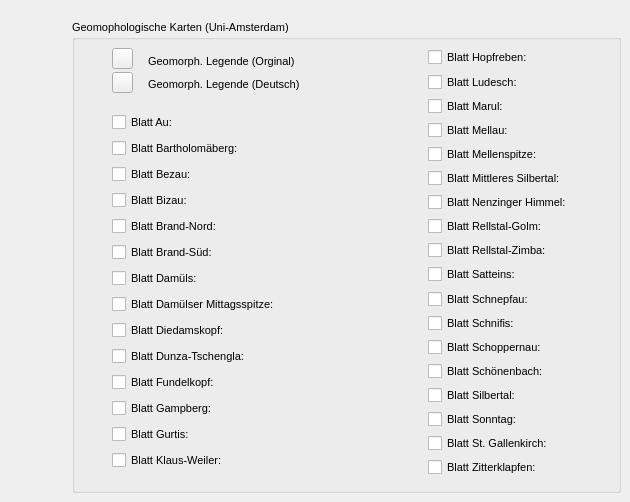
   <widget class="QWidget" name="tab_5">
    <attribute name="title">
     <string>Geomorphologische Karten (Uni Amsterdam)</string>
    </attribute>
    <widget class="QGroupBox" name="groupBox_11">
     <property name="geometry">
      <rect>
       <x>72</x>
       <y>20</y>
       <width>549</width>
       <height>473</height>
      </rect>
     </property>
     <property name="font">
      <font>
       <pointsize>8</pointsize>
      </font>
     </property>
     <property name="title">
      <string>Geomophologische Karten (Uni-Amsterdam)</string>
     </property>
     <widget class="QWidget" name="layoutWidget">
      <property name="geometry">
       <rect>
        <x>356</x>
        <y>28</y>
        <width>164</width>
        <height>428</height>
       </rect>
      </property>
      <layout class="QVBoxLayout" name="verticalLayout_6">
       <item>
        <widget class="QCheckBox" name="checkBox_122">
         <property name="font">
          <font>
           <pointsize>8</pointsize>
          </font>
         </property>
         <property name="text">
          <string>Blatt Hopfreben:</string>
         </property>
         <attribute name="buttonGroup">
          <string>checkButtonsGroup5</string>
         </attribute>
        </widget>
       </item>
       <item>
        <widget class="QCheckBox" name="checkBox_123">
         <property name="font">
          <font>
           <pointsize>8</pointsize>
          </font>
         </property>
         <property name="text">
          <string>Blatt Ludesch:</string>
         </property>
         <attribute name="buttonGroup">
          <string>checkButtonsGroup5</string>
         </attribute>
        </widget>
       </item>
       <item>
        <widget class="QCheckBox" name="checkBox_124">
         <property name="font">
          <font>
           <pointsize>8</pointsize>
          </font>
         </property>
         <property name="text">
          <string>Blatt Marul:</string>
         </property>
         <attribute name="buttonGroup">
          <string>checkButtonsGroup5</string>
         </attribute>
        </widget>
       </item>
       <item>
        <widget class="QCheckBox" name="checkBox_125">
         <property name="font">
          <font>
           <pointsize>8</pointsize>
          </font>
         </property>
         <property name="text">
          <string>Blatt Mellau:</string>
         </property>
         <attribute name="buttonGroup">
          <string>checkButtonsGroup5</string>
         </attribute>
        </widget>
       </item>
       <item>
        <widget class="QCheckBox" name="checkBox_126">
         <property name="font">
          <font>
           <pointsize>8</pointsize>
          </font>
         </property>
         <property name="text">
          <string>Blatt Mellenspitze:</string>
         </property>
         <attribute name="buttonGroup">
          <string>checkButtonsGroup5</string>
         </attribute>
        </widget>
       </item>
       <item>
        <widget class="QCheckBox" name="checkBox_127">
         <property name="font">
          <font>
           <pointsize>8</pointsize>
          </font>
         </property>
         <property name="text">
          <string>Blatt Mittleres Silbertal:</string>
         </property>
         <attribute name="buttonGroup">
          <string>checkButtonsGroup5</string>
         </attribute>
        </widget>
       </item>
       <item>
        <widget class="QCheckBox" name="checkBox_128">
         <property name="font">
          <font>
           <pointsize>8</pointsize>
          </font>
         </property>
         <property name="text">
          <string>Blatt Nenzinger Himmel:</string>
         </property>
         <attribute name="buttonGroup">
          <string>checkButtonsGroup5</string>
         </attribute>
        </widget>
       </item>
       <item>
        <widget class="QCheckBox" name="checkBox_129">
         <property name="font">
          <font>
           <pointsize>8</pointsize>
          </font>
         </property>
         <property name="text">
          <string>Blatt Rellstal-Golm:</string>
         </property>
         <attribute name="buttonGroup">
          <string>checkButtonsGroup5</string>
         </attribute>
        </widget>
       </item>
       <item>
        <widget class="QCheckBox" name="checkBox_130">
         <property name="font">
          <font>
           <pointsize>8</pointsize>
          </font>
         </property>
         <property name="text">
          <string>Blatt Rellstal-Zimba:</string>
         </property>
         <attribute name="buttonGroup">
          <string>checkButtonsGroup5</string>
         </attribute>
        </widget>
       </item>
       <item>
        <widget class="QCheckBox" name="checkBox_131">
         <property name="font">
          <font>
           <pointsize>8</pointsize>
          </font>
         </property>
         <property name="text">
          <string>Blatt Satteins:</string>
         </property>
         <attribute name="buttonGroup">
          <string>checkButtonsGroup5</string>
         </attribute>
        </widget>
       </item>
       <item>
        <widget class="QCheckBox" name="checkBox_132">
         <property name="font">
          <font>
           <pointsize>8</pointsize>
          </font>
         </property>
         <property name="text">
          <string>Blatt Schnepfau:</string>
         </property>
         <attribute name="buttonGroup">
          <string>checkButtonsGroup5</string>
         </attribute>
        </widget>
       </item>
       <item>
        <widget class="QCheckBox" name="checkBox_133">
         <property name="font">
          <font>
           <pointsize>8</pointsize>
          </font>
         </property>
         <property name="text">
          <string>Blatt Schnifis:</string>
         </property>
         <attribute name="buttonGroup">
          <string>checkButtonsGroup5</string>
         </attribute>
        </widget>
       </item>
       <item>
        <widget class="QCheckBox" name="checkBox_134">
         <property name="font">
          <font>
           <pointsize>8</pointsize>
          </font>
         </property>
         <property name="text">
          <string>Blatt Schoppernau:</string>
         </property>
         <attribute name="buttonGroup">
          <string>checkButtonsGroup5</string>
         </attribute>
        </widget>
       </item>
       <item>
        <widget class="QCheckBox" name="checkBox_135">
         <property name="font">
          <font>
           <pointsize>8</pointsize>
          </font>
         </property>
         <property name="text">
          <string>Blatt Schönenbach:</string>
         </property>
         <attribute name="buttonGroup">
          <string>checkButtonsGroup5</string>
         </attribute>
        </widget>
       </item>
       <item>
        <widget class="QCheckBox" name="checkBox_136">
         <property name="font">
          <font>
           <pointsize>8</pointsize>
          </font>
         </property>
         <property name="text">
          <string>Blatt Silbertal:</string>
         </property>
         <attribute name="buttonGroup">
          <string>checkButtonsGroup5</string>
         </attribute>
        </widget>
       </item>
       <item>
        <widget class="QCheckBox" name="checkBox_137">
         <property name="font">
          <font>
           <pointsize>8</pointsize>
          </font>
         </property>
         <property name="text">
          <string>Blatt Sonntag:</string>
         </property>
         <attribute name="buttonGroup">
          <string>checkButtonsGroup5</string>
         </attribute>
        </widget>
       </item>
       <item>
        <widget class="QCheckBox" name="checkBox_138">
         <property name="font">
          <font>
           <pointsize>8</pointsize>
          </font>
         </property>
         <property name="text">
          <string>Blatt St. Gallenkirch:</string>
         </property>
         <attribute name="buttonGroup">
          <string>checkButtonsGroup5</string>
         </attribute>
        </widget>
       </item>
       <item>
        <widget class="QCheckBox" name="checkBox_139">
         <property name="font">
          <font>
           <pointsize>8</pointsize>
          </font>
         </property>
         <property name="text">
          <string>Blatt Zitterklapfen:</string>
         </property>
         <attribute name="buttonGroup">
          <string>checkButtonsGroup5</string>
         </attribute>
        </widget>
       </item>
      </layout>
     </widget>
     <widget class="QWidget" name="layoutWidget">
      <property name="geometry">
       <rect>
        <x>40</x>
        <y>92</y>
        <width>200</width>
        <height>361</height>
       </rect>
      </property>
      <layout class="QVBoxLayout" name="verticalLayout_7">
       <item>
        <widget class="QCheckBox" name="checkBox_108">
         <property name="font">
          <font>
           <pointsize>8</pointsize>
          </font>
         </property>
         <property name="text">
          <string>Blatt Au:</string>
         </property>
         <attribute name="buttonGroup">
          <string>checkButtonsGroup5</string>
         </attribute>
        </widget>
       </item>
       <item>
        <widget class="QCheckBox" name="checkBox_109">
         <property name="font">
          <font>
           <pointsize>8</pointsize>
          </font>
         </property>
         <property name="text">
          <string>Blatt Bartholomäberg:</string>
         </property>
         <attribute name="buttonGroup">
          <string>checkButtonsGroup5</string>
         </attribute>
        </widget>
       </item>
       <item>
        <widget class="QCheckBox" name="checkBox_110">
         <property name="font">
          <font>
           <pointsize>8</pointsize>
          </font>
         </property>
         <property name="text">
          <string>Blatt Bezau:</string>
         </property>
         <attribute name="buttonGroup">
          <string>checkButtonsGroup5</string>
         </attribute>
        </widget>
       </item>
       <item>
        <widget class="QCheckBox" name="checkBox_111">
         <property name="font">
          <font>
           <pointsize>8</pointsize>
          </font>
         </property>
         <property name="text">
          <string>Blatt Bizau:</string>
         </property>
         <attribute name="buttonGroup">
          <string>checkButtonsGroup5</string>
         </attribute>
        </widget>
       </item>
       <item>
        <widget class="QCheckBox" name="checkBox_112">
         <property name="font">
          <font>
           <pointsize>8</pointsize>
          </font>
         </property>
         <property name="text">
          <string>Blatt Brand-Nord:</string>
         </property>
         <attribute name="buttonGroup">
          <string>checkButtonsGroup5</string>
         </attribute>
        </widget>
       </item>
       <item>
        <widget class="QCheckBox" name="checkBox_113">
         <property name="enabled">
          <bool>true</bool>
         </property>
         <property name="sizePolicy">
          <sizepolicy hsizetype="Maximum" vsizetype="Fixed">
           <horstretch>0</horstretch>
           <verstretch>0</verstretch>
          </sizepolicy>
         </property>
         <property name="font">
          <font>
           <pointsize>8</pointsize>
          </font>
         </property>
         <property name="text">
          <string>Blatt Brand-Süd:</string>
         </property>
         <attribute name="buttonGroup">
          <string>checkButtonsGroup5</string>
         </attribute>
        </widget>
       </item>
       <item>
        <widget class="QCheckBox" name="checkBox_114">
         <property name="font">
          <font>
           <pointsize>8</pointsize>
          </font>
         </property>
         <property name="text">
          <string>Blatt Damüls:</string>
         </property>
         <attribute name="buttonGroup">
          <string>checkButtonsGroup5</string>
         </attribute>
        </widget>
       </item>
       <item>
        <widget class="QCheckBox" name="checkBox_115">
         <property name="font">
          <font>
           <pointsize>8</pointsize>
          </font>
         </property>
         <property name="text">
          <string>Blatt Damülser Mittagsspitze:</string>
         </property>
         <attribute name="buttonGroup">
          <string>checkButtonsGroup5</string>
         </attribute>
        </widget>
       </item>
       <item>
        <widget class="QCheckBox" name="checkBox_116">
         <property name="font">
          <font>
           <pointsize>8</pointsize>
          </font>
         </property>
         <property name="text">
          <string>Blatt Diedamskopf:</string>
         </property>
         <attribute name="buttonGroup">
          <string>checkButtonsGroup5</string>
         </attribute>
        </widget>
       </item>
       <item>
        <widget class="QCheckBox" name="checkBox_117">
         <property name="font">
          <font>
           <pointsize>8</pointsize>
          </font>
         </property>
         <property name="text">
          <string>Blatt Dunza-Tschengla:</string>
         </property>
         <attribute name="buttonGroup">
          <string>checkButtonsGroup5</string>
         </attribute>
        </widget>
       </item>
       <item>
        <widget class="QCheckBox" name="checkBox_118">
         <property name="font">
          <font>
           <pointsize>8</pointsize>
          </font>
         </property>
         <property name="text">
          <string>Blatt Fundelkopf:</string>
         </property>
         <attribute name="buttonGroup">
          <string>checkButtonsGroup5</string>
         </attribute>
        </widget>
       </item>
       <item>
        <widget class="QCheckBox" name="checkBox_119">
         <property name="font">
          <font>
           <pointsize>8</pointsize>
          </font>
         </property>
         <property name="text">
          <string>Blatt Gampberg:</string>
         </property>
         <attribute name="buttonGroup">
          <string>checkButtonsGroup5</string>
         </attribute>
        </widget>
       </item>
       <item>
        <widget class="QCheckBox" name="checkBox_120">
         <property name="font">
          <font>
           <pointsize>8</pointsize>
          </font>
         </property>
         <property name="text">
          <string>Blatt Gurtis:</string>
         </property>
         <attribute name="buttonGroup">
          <string>checkButtonsGroup5</string>
         </attribute>
        </widget>
       </item>
       <item>
        <widget class="QCheckBox" name="checkBox_121">
         <property name="font">
          <font>
           <pointsize>8</pointsize>
          </font>
         </property>
         <property name="text">
          <string>Blatt Klaus-Weiler:</string>
         </property>
         <attribute name="buttonGroup">
          <string>checkButtonsGroup5</string>
         </attribute>
        </widget>
       </item>
      </layout>
     </widget>
     <widget class="QPushButton" name="Button_Legend_Geomorpg_Orig">
      <property name="enabled">
       <bool>true</bool>
      </property>
      <property name="geometry">
       <rect>
        <x>40</x>
        <y>28</y>
        <width>21</width>
        <height>21</height>
       </rect>
      </property>
      <property name="sizePolicy">
       <sizepolicy hsizetype="Fixed" vsizetype="Fixed">
        <horstretch>0</horstretch>
        <verstretch>0</verstretch>
       </sizepolicy>
      </property>
      <property name="baseSize">
       <size>
        <width>23</width>
        <height>23</height>
       </size>
      </property>
      <property name="text">
       <string/>
      </property>
      <property name="icon">
       <iconset resource="resources.qrc">
        <normaloff>:/plugins/VogisMenu/icons/gui-rv.info.gif</normaloff>:/plugins/VogisMenu/icons/gui-rv.info.gif</iconset>
      </property>
     </widget>
     <widget class="QLabel" name="label_3">
      <property name="geometry">
       <rect>
        <x>76</x>
        <y>56</y>
        <width>153</width>
        <height>16</height>
       </rect>
      </property>
      <property name="text">
       <string>Geomorph. Legende (Deutsch)</string>
      </property>
     </widget>
     <widget class="QLabel" name="label_2">
      <property name="geometry">
       <rect>
        <x>76</x>
        <y>32</y>
        <width>153</width>
        <height>18</height>
       </rect>
      </property>
      <property name="text">
       <string>Geomorph. Legende (Orginal)</string>
      </property>
     </widget>
     <widget class="QPushButton" name="Button_Legend_Geomorph_Deutsch">
      <property name="enabled">
       <bool>true</bool>
      </property>
      <property name="geometry">
       <rect>
        <x>40</x>
        <y>52</y>
        <width>21</width>
        <height>21</height>
       </rect>
      </property>
      <property name="sizePolicy">
       <sizepolicy hsizetype="Fixed" vsizetype="Fixed">
        <horstretch>0</horstretch>
        <verstretch>0</verstretch>
       </sizepolicy>
      </property>
      <property name="baseSize">
       <size>
        <width>23</width>
        <height>23</height>
       </size>
      </property>
      <property name="text">
       <string/>
      </property>
      <property name="icon">
       <iconset resource="resources.qrc">
        <normaloff>:/plugins/VogisMenu/icons/gui-rv.info.gif</normaloff>:/plugins/VogisMenu/icons/gui-rv.info.gif</iconset>
      </property>
     </widget>
    </widget>
   </widget>
